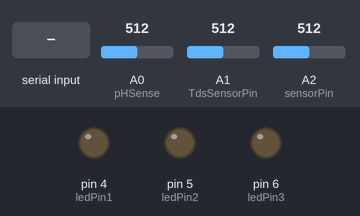
A sketch run on a simulated Arduino Uno, built with avr-gcc and run on an emulated ATmega328P. On the bench: output pins drawn as LEDs (lit = HIGH). The test bench sets the inputs (shaded band); at power-on: A1 (TdsSensorPin) = 512, A0 (pHSense) = 512, A2 (sensorPin) = 512. Pins used as bus, display or sensor lines are not drawn; what the sketch prints to the serial monitor is not drawn.

Above: at 1.2 s.
1.3 s: "1" received over the second serial link
At 2.5 s:
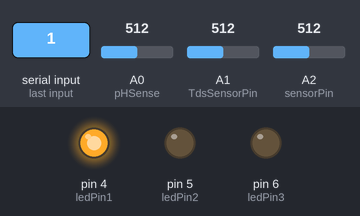
2.8 s: "3" received over the second serial link
At 4.1 s:
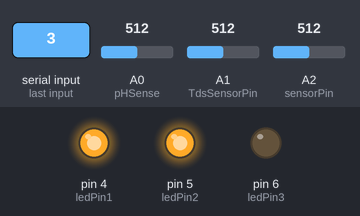
4.4 s: "2" received over the second serial link
At 5.5 s:
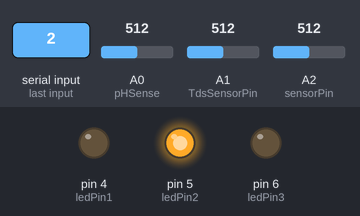
5.9 s: "5" received over the second serial link
At 7.2 s:
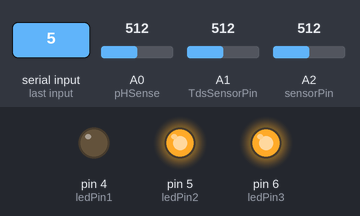
7.5 s: "4" received over the second serial link
At 8.8 s:
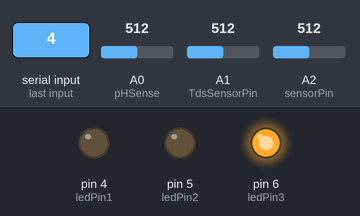
9.1 s: A1 (TdsSensorPin) set to 6
10.6 s: A1 (TdsSensorPin) set to 3
Timing chart, 0 to 13.6 s (numbered marks = the images above; inputs shaded):
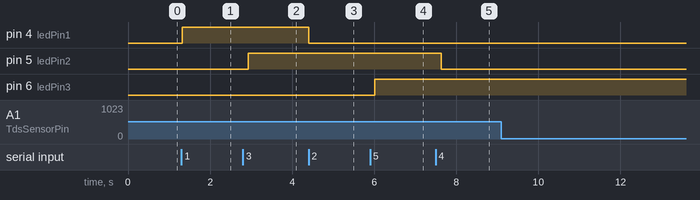

The sketch:

PH_TDS.ino
```cpp
  #include <EEPROM.h>
  #include "GravityTDS.h"
  #include <Wire.h>
  #include <LiquidCrystal_I2C.h>
  #include <SoftwareSerial.h>
  //Cấu hình led đơn
  //4 đèn 5 quạt sục 6
  int ledPin1 = 4;
  int ledPin2 = 5;
  int ledPin3 = 6;

  // Cấu hình cảm biến TDS
  #define TdsSensorPin A1
  #define TDS_THRESHOLD 300
  GravityTDS gravityTds;

  // Cấu hình cảm biến pH
  #define pHSense A0
  #define PH_SAMPLES 10

  // Cấu hình cảm biến mực nước
  #define sensorPower 7
  #define sensorPin A2 // Thay đổi chân cảm biến mực nước thành A2

  // Bluetooth (HC-06)
  SoftwareSerial Bluetooth(2, 3); // HC-06 TX, RX

  // Biến
  float temperature = 25, tdsValue = 0;
  float adc_resolution = 1024.0;
  int waterLevel = 0; // Biến để lưu giá trị mực nước

  void setup() {
      Serial.begin(9600);         // Để gỡ lỗi
      Bluetooth.begin(9600);      // Tốc độ baud mặc định của HC-06
      pinMode(ledPin1, OUTPUT); // thiết lập chân 4 là đầu ra
      pinMode(ledPin2, OUTPUT);
      pinMode(ledPin3, OUTPUT);

      // Khởi tạo cảm biến TDS
      gravityTds.setPin(TdsSensorPin);
      gravityTds.setAref(5.0);
      gravityTds.setAdcRange(1024);
      gravityTds.begin();

      // Cấu hình chân nguồn cho cảm biến mực nước
      pinMode(sensorPower, OUTPUT);
      digitalWrite(sensorPower, LOW); // Tắt cảm biến ban đầu

      //Cấu hình led đơn

  }

  float ph(float voltage) {
      return 7 + ((2.5 - voltage) / 0.18);
  }

  // Hàm đọc giá trị từ cảm biến mực nước
  int readSensor() {
      digitalWrite(sensorPower, HIGH);  // Bật cảm biến
      delay(10);                        // Chờ ổn định
      int val = analogRead(sensorPin);  // Đọc giá trị
      digitalWrite(sensorPower, LOW);   // Tắt cảm biến
      return val;                       // Trả về giá trị
  }
  float convertToWaterLevelPercentage(int sensorValue) {
      // Giả sử giá trị từ 0-1023 tương ứng với 0%-100%
      return (sensorValue / 5.9);  // Chuyển đổi giá trị thành phần trăm
  }

  void loop() {
      // Đo TDS
      gravityTds.setTemperature(temperature);
      gravityTds.update();
      tdsValue = gravityTds.getTdsValue();

      // Đo pH
      int pH_measurings = 0;
      for (int i = 0; i < PH_SAMPLES; i++) {
          pH_measurings += analogRead(pHSense);
          delay(10);
      }
      float pH_voltage = 5 / adc_resolution * pH_measurings / PH_SAMPLES;
      float pH_value = ph(pH_voltage);

      // Đo mực nước
      waterLevel = readSensor();
      float waterLevelPercentage = convertToWaterLevelPercentage(waterLevel); // Tính phần trăm

      // Gửi giá trị TDS, pH và mực nước qua Bluetooth
      Bluetooth.print(tdsValue, 0);
      Bluetooth.print("|");
      Bluetooth.print(pH_value - 13, 1);
      Bluetooth.print("|");
      Bluetooth.print(waterLevelPercentage, 0); // Gửi giá trị phần trăm
      Bluetooth.print("|");
      delay(20);

      // In dữ liệu lên Serial Monitor để kiểm tra
      String dataToSend = String(tdsValue, 0) + "|" + String(pH_value - 13, 1)   + "|" + String(waterLevelPercentage, 0);
      Serial.println("Data sent: " + dataToSend);

  if(Bluetooth.available())
  {
    char cmd = Bluetooth.read();
    if (cmd == '1') // nếu nhận được ký tự '1' từ Bluetooth, bật đèn
    {
      digitalWrite(ledPin1, HIGH);
    }
    else if (cmd == '2') // nếu nhận được ký tự '2' từ Bluetooth, tắt đèn
    {
      digitalWrite(ledPin1, LOW);
    }
    else if (cmd == '3')
    {
      digitalWrite(ledPin2, HIGH);
    }
    else if (cmd == '4')
    {
      digitalWrite(ledPin2, LOW);
    }
    else if (cmd == '5')
    {
      digitalWrite(ledPin3, HIGH);
    }
    else if (cmd == '6')
    {
      digitalWrite(ledPin3, LOW);
    }
  }
}
```

Measured:
- after the input at 1.3 s, pin 4 (ledPin1): LOW → HIGH at once
- after the input at 2.8 s, pin 5 (ledPin2): LOW → HIGH after 0.13 s
- after the input at 4.4 s, pin 4 (ledPin1): HIGH → LOW at once
- after the input at 5.9 s, pin 6 (ledPin3): LOW → HIGH after 0.12 s
- after the input at 7.5 s, pin 5 (ledPin2): HIGH → LOW after 0.13 s
- after the input at 9.1 s, every drawn part: stays the same
- after the input at 10.6 s, every drawn part: stays the same
